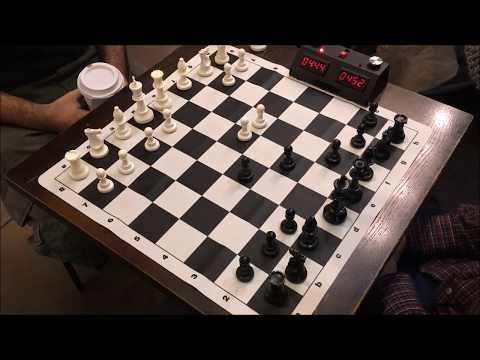
#> input picture input_images/0.jpg, 480 x 360 px
$ python -i saddle_solver.py   (imports and definitions only)   (older library calls are emulated)
#> lines starting #> are read from the running program, lines starting #| are printed output that depends on the picture; after the words box and inside, x2 and y2 are one past the last pixel; in counts of white or black regions, pixels touching at a corner belong together
import cv2
import numpy as np

def _get_saddle(gray_img):
    img = gray_img
    gx = cv2.Sobel(img, cv2.CV_32F, 1, 0)
    gy = cv2.Sobel(img, cv2.CV_32F, 0, 1)
    gxx = cv2.Sobel(gx, cv2.CV_32F, 1, 0)
    gyy = cv2.Sobel(gy, cv2.CV_32F, 0, 1)
    gxy = cv2.Sobel(gx, cv2.CV_32F, 0, 1)

    # Inverse everything so positive equals more likely.
    S = -gxx*gyy + gxy**2

    # Calculate subpixel offsets
    denom = (gxx*gyy - gxy*gxy)
    sub_s = np.divide(gy*gxy - gx*gyy, denom, out=np.zeros_like(denom), where=denom!=0)
    sub_t = np.divide(gx*gxy - gy*gxx, denom, out=np.zeros_like(denom), where=denom!=0)
    return S, sub_s, sub_t, gx, gy

def _fast_nonmax_sup(img, win=11):
    element = np.ones([win, win], np.uint8)
    img_dilate = cv2.dilate(img, element)
    peaks = cv2.compare(img, img_dilate, cv2.CMP_EQ)
    img[peaks == 0] = 0

def _clip_bounding_points(pts, img_shape, winsize=10):
    # Points are given in x,y coords, not r,c of the image shape
    a = ~np.any(np.logical_or(pts <= winsize, pts[:, [1, 0]] >= np.array(img_shape) - winsize - 1), axis=1)
    return pts[a, :]

def _filter_x_corners(img, pts, winsize=5):
    """
    Filters points by examining their symmetry.
    An internal X-corner is highly symmetric under a 180-degree rotation,
    while T-corners on the board edge are anti-symmetric because they swap
    the board squares with the uniform border.
    """
    valid_pts = []
    h, w = img.shape
    for pt in pts:
        x, y = int(pt[0]), int(pt[1])
        if x - winsize < 0 or x + winsize >= w or y - winsize < 0 or y + winsize >= h:
            continue

        patch = img[y - winsize : y + winsize + 1, x - winsize : x + winsize + 1].astype(np.float32)
        patch_rot = np.rot90(patch, 2)

        # Calculate Normalized Cross Correlation (NCC)
        patch_mean = np.mean(patch)
        patch_rot_mean = np.mean(patch_rot)
        num = np.sum((patch - patch_mean) * (patch_rot - patch_rot_mean))
        den = np.sqrt(np.sum((patch - patch_mean)**2) * np.sum((patch_rot - patch_rot_mean)**2))
        ncc = num / den if den > 0 else 0

        # Internal X-corners are symmetric (NCC > 0), edge T-corners are anti-symmetric (NCC < 0)
        # We use a conservative threshold of 0.25 to allow for some perspective distortion
        if ncc > 0.25:
            valid_pts.append(pt)

    return np.array(valid_pts)

def find_saddle_points(image: np.ndarray, max_pts: int = 0, filter_t_corners: bool = True) -> np.ndarray:
    """
    Finds saddle points (X-corners) in an image.

    Args:
        image (np.ndarray): The input image array.
        max_pts (int): Maximum number of points to return. If 0, return all points.
        filter_t_corners (bool): If True, filters out T-corners on the edge of the board.

    Returns:
        np.ndarray: A 2D array of lattice points of shape (N, 2).
    """
    # Convert to grayscale if the image has 3 channels
    if len(image.shape) == 3:
        # Check if the image was loaded with RGB format and convert it to Grayscale
        gray = cv2.cvtColor(image, cv2.COLOR_RGB2GRAY)
    else:
        gray = image.copy()

    winsize = 10

    gray = cv2.blur(gray, (3, 3)) # Blur it
    saddle, sub_s, sub_t, gx, gy = _get_saddle(gray)
    _fast_nonmax_sup(saddle)

    # Strip off low points
    saddle[saddle < 10000] = 0
    sub_idxs = np.nonzero(saddle)
    spts = np.argwhere(saddle).astype(np.float64)[:, [1, 0]] # Return in x,y order instead of row-col

    # Add on sub-pixel offsets
    subpixel_offset = np.array([sub_s[sub_idxs], sub_t[sub_idxs]]).transpose()
    spts = spts + subpixel_offset

    # Sort points by saddle strength before clipping
    saddle_strengths = saddle[sub_idxs]
    sorted_indices = np.argsort(saddle_strengths)[::-1]
    spts = spts[sorted_indices]

    # Filter T-corners based on intensity symmetry if requested
    if filter_t_corners and len(spts) > 0:
        spts = _filter_x_corners(gray, spts, winsize=5)

    # Remove those points near winsize edges
    spts = _clip_bounding_points(spts, gray.shape, winsize)

    # Take only the top max_pts
    if max_pts > 0 and len(spts) > max_pts:
        spts = spts[:max_pts]

    return spts

>>> import cv2
>>> picture = cv2.cvtColor(cv2.imread('input_images/0.jpg'), cv2.COLOR_BGR2RGB)
>>> result = find_saddle_points(picture)
#> in find_saddle_points, `gray = cv2.blur(gray, (3, 3))`:
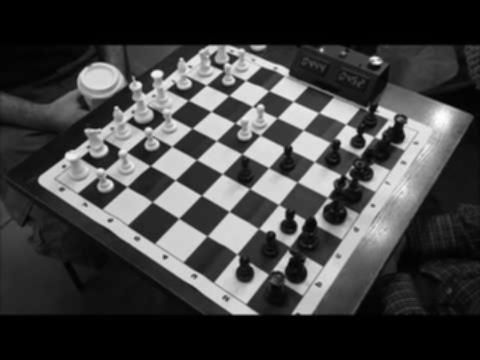
#> gray: shape (360, 480); min 0, max 253, mean 65.8
#> in _get_saddle, `gy = cv2.Sobel(img, cv2.CV_32F, 0, 1)`:
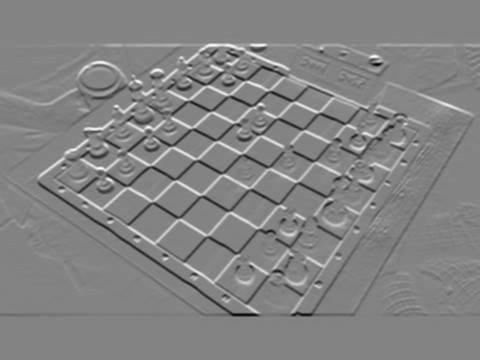
#> gy: shape (360, 480) float32; min -617, max 578, mean 0; drawn with min black and max white
#> in _get_saddle, `gyy = cv2.Sobel(gy, cv2.CV_32F, 0, 1)`:
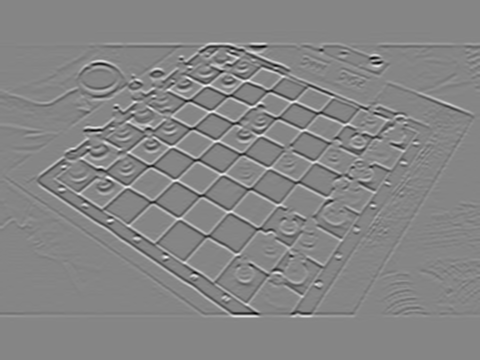
#> gyy: shape (360, 480) float32; min -2956, max 2697, mean 0; drawn with min black and max white
#> in _get_saddle, `denom = (gxx*gyy - gxy*gxy)`:
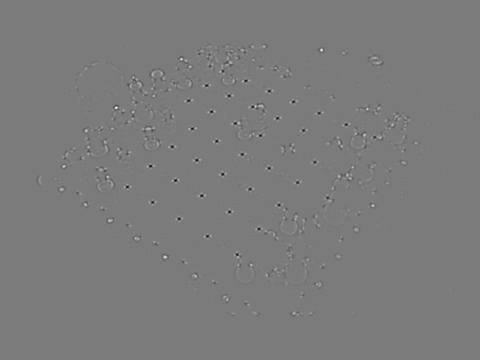
#> denom: shape (360, 480) float32; min -4705316, max 4986884, mean -0.5; drawn with min black and max white
#> in _fast_nonmax_sup, `img_dilate = cv2.dilate(img, element)`:
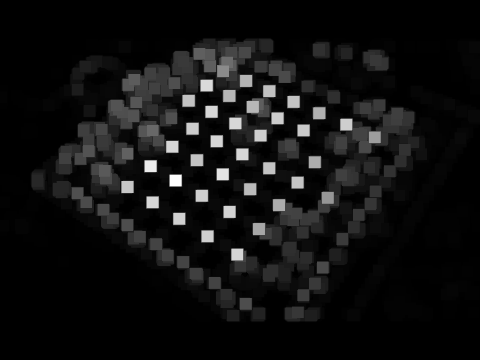
#> img_dilate: shape (360, 480) float32; min 0, max 4705316, mean 313697.2; drawn with min black and max white
#> in _fast_nonmax_sup, `peaks = cv2.compare(img, img_dilate, cv2.CMP_EQ)`:
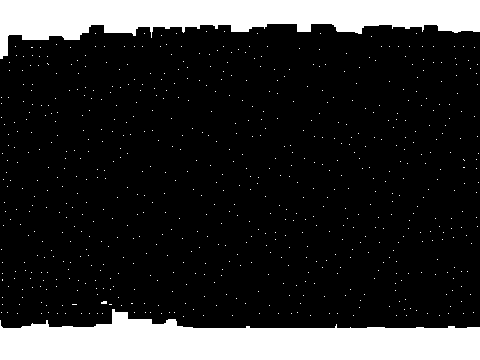
#> peaks: shape (360, 480); 18.3% white; 664 white regions (662 under 20 px), largest, box (x1, y1, x2, y2) and area: (0, 309, 480, 360) 16319, (0, 0, 480, 59) 14547
#> in find_saddle_points, `saddle[saddle < 10000] = 0`:
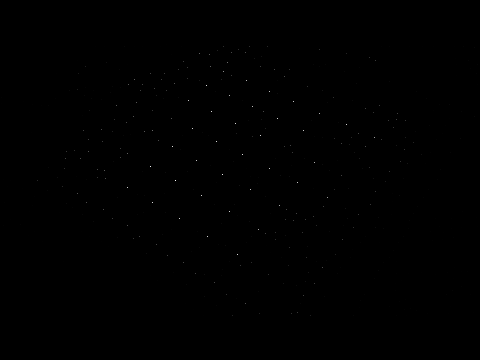
#> saddle: shape (360, 480) float32; min 0, max 4705316, mean 1916.4; drawn with min black and max white
#> in find_saddle_points, `sub_idxs = np.nonzero(saddle)`: sub_idxs = 509 positions, rows 44 to 315, columns 1 to 477
#> in find_saddle_points, `spts = np.argwhere(saddle).astype(np.float64)[:, [1, 0]]`: spts = 509 pairs, first value 1 to 477, second value 44 to 315
#> in find_saddle_points, `subpixel_offset = np.array([sub_s[sub_idxs], sub_t[sub_idxs]]).transpo..`: subpixel_offset = 509 pairs, first value -0.684 to 0.502, second value -0.524 to 0.451
#> in find_saddle_points, `spts = spts + subpixel_offset`: spts = 509 pairs, first value 0.722 to 477.2, second value 43.62 to 315.5
#> in find_saddle_points, `saddle_strengths = saddle[sub_idxs]`: saddle_strengths = 509 values, max 4705316 at index 269, min 10396 at index 425, mean 650607.2
#> in find_saddle_points, `sorted_indices = np.argsort(saddle_strengths)[::-1]`: sorted_indices = 509 values, max 508 at index 481, min 0 at index 468, mean 254
#> the loop in _filter_x_corners, `for pt in pts:` made 509 passes
#> (pt, x, y, patch_mean, patch_rot_mean, num, den, ncc) on passes 2 to 4: ([150, 166], 150, 165, 95.71, 95.71, 367514.9, 491320.9, 0.748), ([222.1, 174], 222, 173, 149.8, 149.8, 325928.8, 498799.8, 0.653), ([206, 85.01], 206, 85, 162.3, 162.3, 452940.4, 467695.4, 0.968)

$ run again, on input_images/2.png
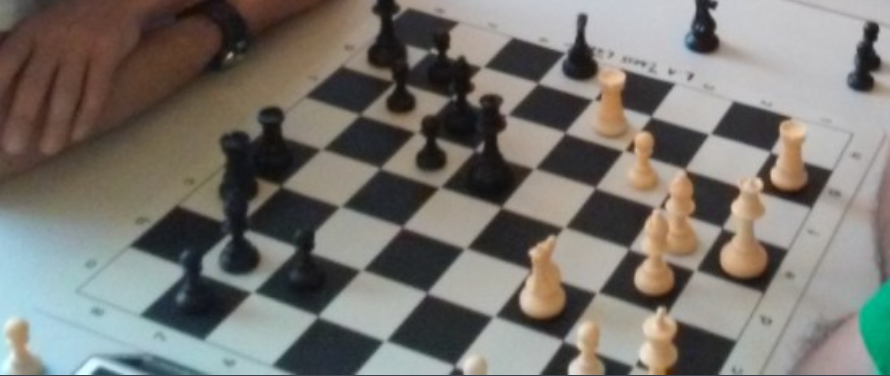
#> input picture input_images/2.png, 890 x 376 px
#> in _get_saddle, `S = -gxx*gyy + gxy**2`:
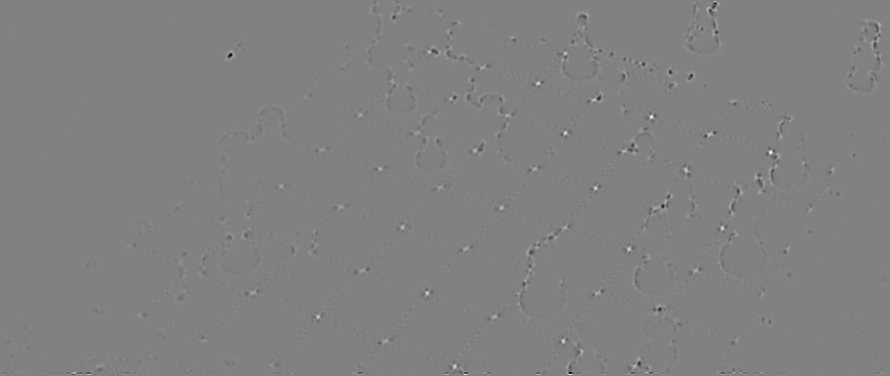
#> S: shape (376, 890) float32; min -556124, max 540984, mean -22.5; drawn with min black and max white
#> in _fast_nonmax_sup, `peaks = cv2.compare(img, img_dilate, cv2.CMP_EQ)`:
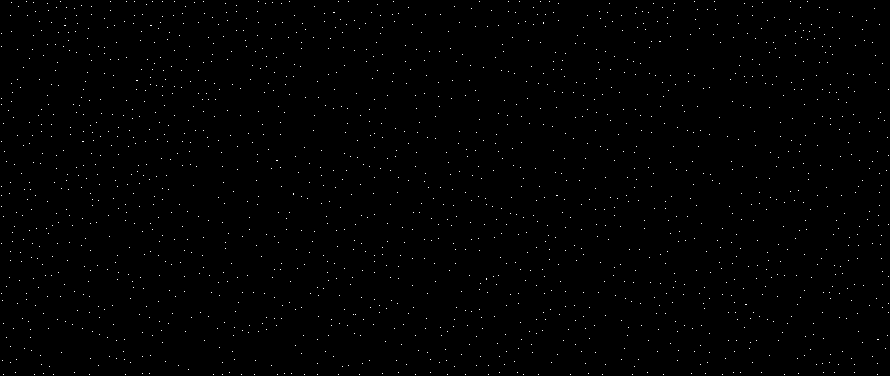
#> peaks: shape (376, 890); 0.51% white in thin lines or dots
#> saddle: shape (376, 890) float32; min 0, max 540984, mean 115.2
#> sub_idxs = 715 positions, rows 1 to 374, columns 1 to 888
#> in find_saddle_points, `spts = np.argwhere(saddle).astype(np.float64)[:, [1, 0]]`: spts = 715 pairs, first value 1 to 888, second value 1 to 374
#> subpixel_offset = 715 pairs, first value -1.1 to 2.09, second value -0.702 to 0.738
#> in find_saddle_points, `spts = spts + subpixel_offset`: spts = 715 pairs, first value 0.804 to 888.1, second value 0.781 to 374.3
#> saddle_strengths = 715 values, max 540984 at index 236, min 10056 at index 656, mean 53922.5
#> sorted_indices = 715 values, max 714 at index 184, min 0 at index 171, mean 357
#> the loop in _filter_x_corners, `for pt in pts:` made 715 passes
#> (pt, x, y, patch_mean, patch_rot_mean, num, den, ncc) on passes 1, 2, 5: ([770, 152], 770, 151, 118.5, 118.5, 138584.2, 190018.2, 0.729), ([651, 116.1], 651, 116, 111.3, 111.3, 164330.4, 170593.4, 0.963), ([565, 132.9], 564, 132, 101.7, 101.7, 92554.1, 141577.1, 0.654)
#> after the loop in _filter_x_corners, `for pt in pts:`: valid_pts = 79 pairs, first value 23.05 to 855.1, second value 13.11 to 366
#> in find_saddle_points, `spts = _filter_x_corners(gray, spts, winsize=5)`: spts has the same summary as valid_pts in _filter_x_corners
#> in find_saddle_points, `spts = _clip_bounding_points(spts, gray.shape, winsize)`: spts = 77 pairs, first value 23.05 to 855.1, second value 13.11 to 361.8
#> result has the same summary as spts in find_saddle_points

$ run again, on input_images/3.png
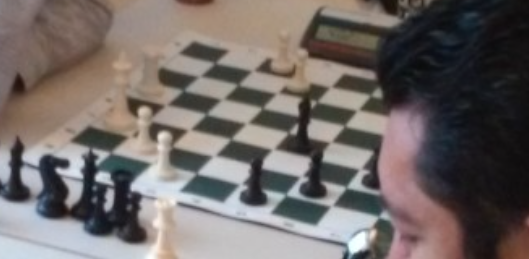
#> input picture input_images/3.png, 529 x 259 px
#> in _fast_nonmax_sup, `peaks = cv2.compare(img, img_dilate, cv2.CMP_EQ)`:
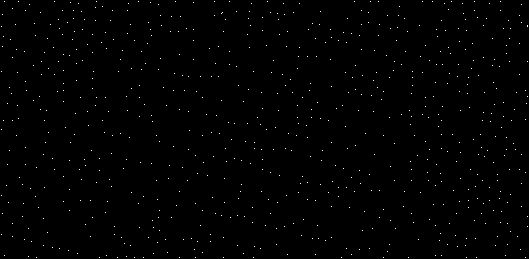
#> peaks: shape (259, 529); 0.54% white in thin lines or dots
#> saddle: shape (259, 529) float32; min 0, max 549640, mean 205.2
#> sub_idxs = 321 positions, rows 1 to 257, columns 1 to 527
#> in find_saddle_points, `spts = np.argwhere(saddle).astype(np.float64)[:, [1, 0]]`: spts = 321 pairs, first value 1 to 527, second value 1 to 257
#> subpixel_offset = 321 pairs, first value -0.703 to 0.77, second value -0.821 to 0.569
#> in find_saddle_points, `spts = spts + subpixel_offset`: spts = 321 pairs, first value 1.01 to 527, second value 0.841 to 257.2
#> saddle_strengths = 321 values, max 549640 at index 276, min 10080 at index 316, mean 87600.3
#> sorted_indices = 321 values, max 320 at index 228, min 0 at index 308, mean 160
#> the loop in _filter_x_corners, `for pt in pts:` made 321 passes
#> (pt, x, y, patch_mean, patch_rot_mean, num, den, ncc) on passes 1, 3, 5: ([379, 217], 378, 216, 124.2, 124.2, 114450.6, 188406.6, 0.607), ([285.9, 194.9], 285, 194, 124, 124, 144227, 168353, 0.857), ([90.91, 149.9], 90, 149, 110.5, 110.5, 50465.2, 133178.2, 0.379)
#> after the loop in _filter_x_corners, `for pt in pts:`: valid_pts = 69 pairs, first value 34.84 to 404, second value 6.07 to 253
#> in find_saddle_points, `spts = _filter_x_corners(gray, spts, winsize=5)`: spts has the same summary as valid_pts in _filter_x_corners
#> in find_saddle_points, `spts = _clip_bounding_points(spts, gray.shape, winsize)`: spts = 64 pairs, first value 34.84 to 404, second value 18.07 to 240
#> result has the same summary as spts in find_saddle_points
